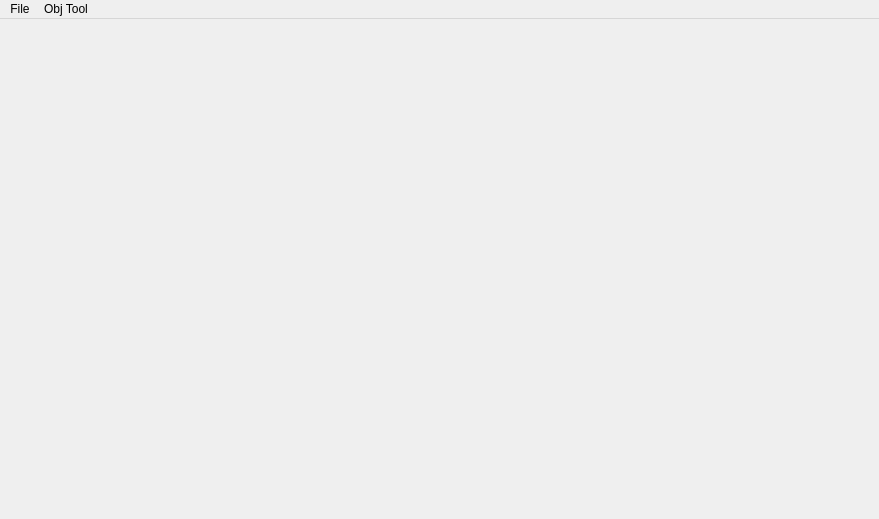
<?xml version="1.0" encoding="UTF-8"?>
<ui version="4.0">
 <class>PrecomputationToolsClass</class>
 <widget class="QMainWindow" name="PrecomputationToolsClass">
  <property name="geometry">
   <rect>
    <x>0</x>
    <y>0</y>
    <width>879</width>
    <height>519</height>
   </rect>
  </property>
  <property name="windowTitle">
   <string>Precomputation Tools</string>
  </property>
  <widget class="QWidget" name="centralWidget">
   <layout class="QGridLayout" name="gridLayout">
    <item row="0" column="0">
     <widget class="ObjTool" name="objTool" native="true"/>
    </item>
   </layout>
  </widget>
  <widget class="QMenuBar" name="menuBar">
   <property name="geometry">
    <rect>
     <x>0</x>
     <y>0</y>
     <width>879</width>
     <height>36</height>
    </rect>
   </property>
   <widget class="QMenu" name="menuFile">
    <property name="title">
     <string>File</string>
    </property>
    <addaction name="actionQuit"/>
   </widget>
   <widget class="QMenu" name="menuObj_FIle">
    <property name="title">
     <string>Obj Tool</string>
    </property>
    <addaction name="actionLoadObj"/>
    <addaction name="separator"/>
    <addaction name="actionGenerateGLB"/>
    <addaction name="actionGenerateBBH"/>
    <addaction name="separator"/>
   </widget>
   <addaction name="menuFile"/>
   <addaction name="menuObj_FIle"/>
  </widget>
  <action name="actionGenerateGLB">
   <property name="text">
    <string>Generate GLB file set</string>
   </property>
  </action>
  <action name="actionGenerateBBH">
   <property name="text">
    <string>Generate BBH file</string>
   </property>
  </action>
  <action name="actionGenerate_RIG_file">
   <property name="text">
    <string>Generate RIG file</string>
   </property>
  </action>
  <action name="actionLoad_Obj">
   <property name="text">
    <string>Load Obj</string>
   </property>
  </action>
  <action name="actionQuit">
   <property name="text">
    <string>Quit</string>
   </property>
  </action>
  <action name="actionLoadObj">
   <property name="text">
    <string>Load .obj file</string>
   </property>
  </action>
 </widget>
 <layoutdefault spacing="6" margin="11"/>
 <customwidgets>
  <customwidget>
   <class>ObjTool</class>
   <extends>QWidget</extends>
   <header>objtool.h</header>
   <container>1</container>
  </customwidget>
 </customwidgets>
 <resources>
  <include location="PrecomputationTools.qrc"/>
 </resources>
 <connections/>
</ui>
